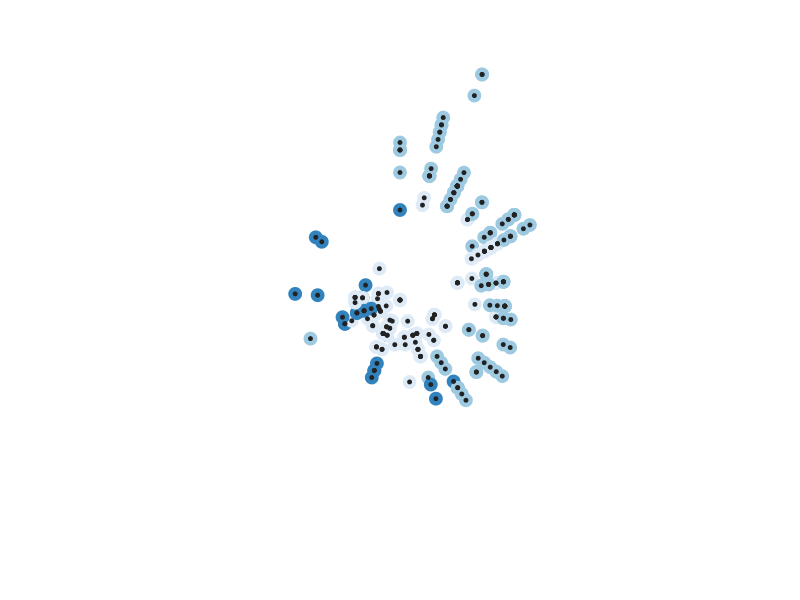

R code for this plot:
## ---- chunk 1
#| fig-width: 7
#| fig-height: 7

library("tidyverse")

mpg |>
  ggplot(aes(displ, hwy, colour = drv)) + 
  geom_point(show.legend = FALSE, size = 4) + 
  geom_point(show.legend = FALSE, size = 1, colour = "#222222") + 
  coord_polar() + 
  theme_void() + 
  scale_color_brewer()
## ---- chunk 2
2+2 
a <- 5
## ---- chunk 3
x <- 0
